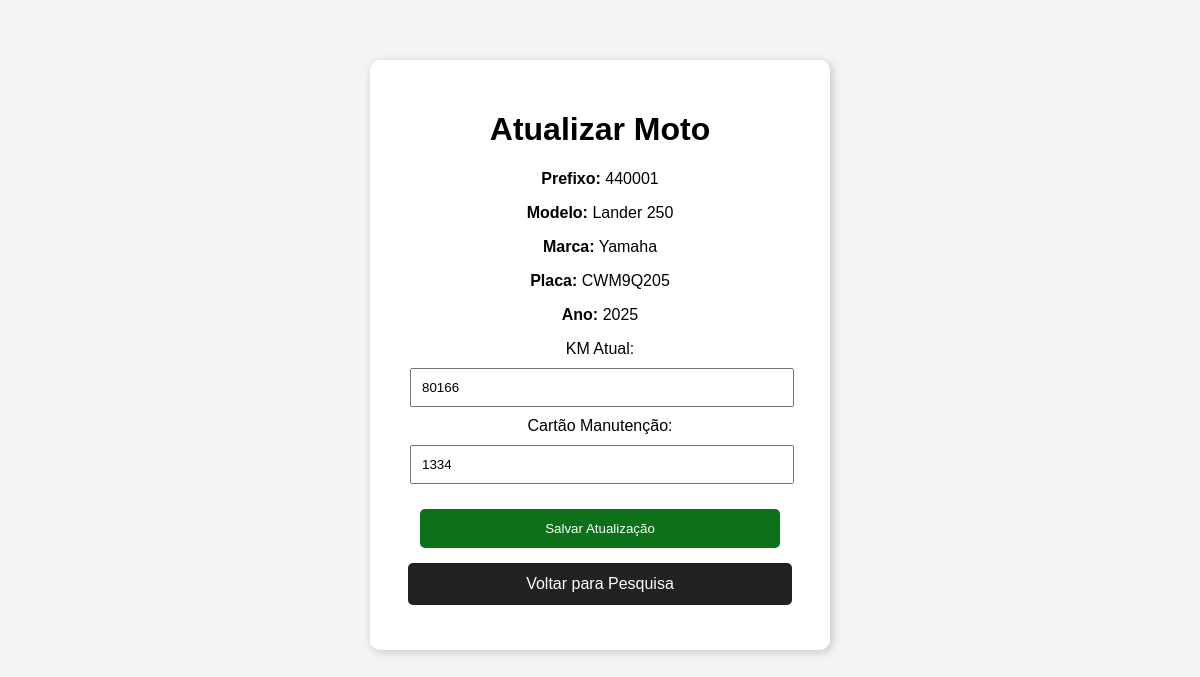
The app's page /projeto_cadastro_viatura_php/php/atualizar_viatura.php?id=1 with its own data.
### tables this page shows
CREATE TABLE IF NOT EXISTS viaturas (
    id_vtr INT AUTO_INCREMENT PRIMARY KEY,
    prefixo_vtr VARCHAR(10) NOT NULL UNIQUE,
    modelo_vtr VARCHAR(50) NOT NULL,
    marca_vtr VARCHAR(50),
    placa_vtr VARCHAR(8) NOT NULL UNIQUE,
    ano_modelo YEAR,
    km_atual INT DEFAULT 0,
    cartao_manutencao VARCHAR(16),

    situacao_cautela VARCHAR(20) DEFAULT 'SEM_CAUTELA',
    situacao_operacional VARCHAR(20) DEFAULT 'DISPONIVEL',

    observacao TEXT
);

### projeto_cadastro_viatura_php/php/atualizar_viatura.php (the view, shortened to what this page needs)
<?php
$conn = new mysqli("localhost", "root", "", "cadastro_viatura_rotam");
$id = $_GET['id'];
$sql = "SELECT * FROM viaturas WHERE id_vtr = '$id'";
$resultado = $conn->query($sql);
$viatura = $resultado->fetch_assoc();
?>
<!DOCTYPE html>
<html lang="pt-br">
<head>
</head>
<body>
    <div class="box">
        <h1>Atualizar Moto</h1>
        <p><strong>Prefixo:</strong> <?php echo $viatura['prefixo_vtr']; ?></p>
        <p><strong>Modelo:</strong> <?php echo $viatura['modelo_vtr']; ?></p>
        <p><strong>Marca:</strong> <?php echo $viatura['marca_vtr']; ?></p>
        <p><strong>Placa:</strong> <?php echo $viatura['placa_vtr']; ?></p>
        <p><strong>Ano:</strong> <?php echo $viatura['ano_modelo']; ?></p>
        <form method="POST">
            <label>KM Atual:</label>
            <input type="number" name="km_atual" value="<?php echo $viatura['km_atual']; ?>" required>
            <label>Cartão Manutenção:</label>
            <input type="text" name="cartao_manutencao" value="<?php echo $viatura['cartao_manutencao']; ?>">
            <button type="submit">Salvar Atualização</button>
        </form>
        <a href="pesquisar_viatura.php">Voltar para Pesquisa</a>
    </div>
</body>
</html>

### projeto_cadastro_viatura_php/php/atualizar_viatura.php (style rules this page uses)
body { font-family: Arial, sans-serif; background-color: #f4f4f4; text-align: center; }
.box { background-color: white; width: 400px; margin: 60px auto; padding: 30px; border-radius: 10px; box-shadow: 2px 2px 10px rgba(0,0,0,0.2); }
input { width: 90%; padding: 10px; margin: 10px; }
button, a { display: block; width: 90%; margin: 15px auto; padding: 12px; border-radius: 5px; border: none; text-decoration: none; color: white; background-color: #222; cursor: pointer; }
button { background-color: #0d711a; }

### records on screen
viaturas: prefixo_vtr "440001", modelo_vtr "Lander 250", marca_vtr "Yamaha", placa_vtr "CWM9Q205", ano_modelo "2025", km_atual "80166", cartao_manutencao "1334"
